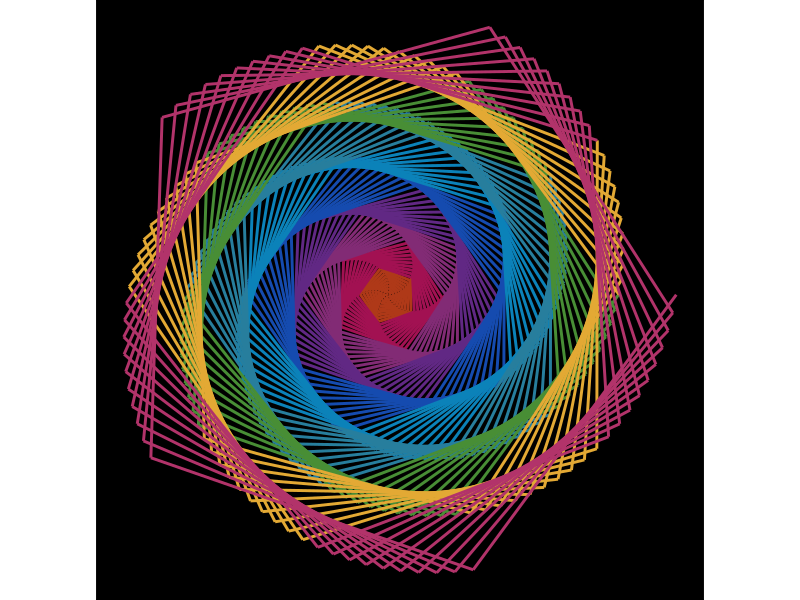

The R source for this figure:
#==============================================================================#
# Library Load-In---------------------------------------------------------------
#==============================================================================#
library(tidyverse) # For everything data

# Setting parameters to prep ggplot to plot data in a "circular" fashion...
# on the Cartesian coordinate system====
## Number of divisions/rows in the data wanted----------------------------------
n <- 500

## Angle "slices"/ Sine/Cosine Frequency----------------------------------------
theta <- seq(0, 40*pi, length = n/5) 

## "Radial" setting of the "circle" to create "n" different marks---------------
r <- 1:n

## Setting up the custom color palette------------------------------------------
vec_colors <- 
  c(
    "#af3918", "#a21152", "#822b75","#612884","#154baf",
    "#0b82b9", "#277e9d","#488e35","#e3a934","#b2336a"
  )

vec_colors <- rep(vec_colors, each = n/10)

## Placing everything into a dataset====
df_data <-
  tibble(
    x = cos(theta) * r,
    y = sin(theta) * r
    )

# Pulling it all together====
df_data |>
  ggplot(aes(x = x, y = y))+
  geom_path(color = vec_colors, linewidth = 1)+
  theme_void()+
  theme(
    legend.position = "none",
    panel.background = element_rect(fill = "black")
  ) +
  coord_equal()

